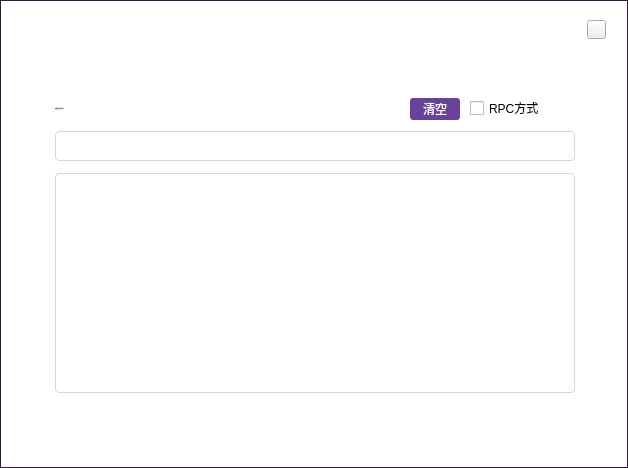
<?xml version="1.0" encoding="UTF-8"?>
<ui version="4.0">
 <class>ConsoleWidget</class>
 <widget class="QWidget" name="ConsoleWidget">
  <property name="geometry">
   <rect>
    <x>0</x>
    <y>0</y>
    <width>628</width>
    <height>468</height>
   </rect>
  </property>
  <property name="windowTitle">
   <string>Form</string>
  </property>
  <property name="styleSheet">
   <string notr="true">#ConsoleWidget{border:1px solid rgb(40,28,64);background-color:white;}
QLineEdit{border:1px solid rgb(214,214,214);border-radius:4px;padding: 0px 8px 0px 8px;font: 12px &quot;微软雅黑&quot;;}
QLabel{font: 12px &quot;微软雅黑&quot;;}</string>
  </property>
  <widget class="QTextBrowser" name="consoleBrowser">
   <property name="geometry">
    <rect>
     <x>55</x>
     <y>173</y>
     <width>520</width>
     <height>220</height>
    </rect>
   </property>
   <property name="font">
    <font>
     <family>微软雅黑</family>
     <pointsize>-1</pointsize>
     <weight>50</weight>
     <italic>false</italic>
     <bold>false</bold>
    </font>
   </property>
   <property name="contextMenuPolicy">
    <enum>Qt::DefaultContextMenu</enum>
   </property>
   <property name="styleSheet">
    <string notr="true">QTextBrowser{border:1px solid rgb(214,214,214);border-radius:4px;padding: 0px 8px 0px 8px;font: 12px &quot;微软雅黑&quot;;}</string>
   </property>
  </widget>
  <widget class="QLabel" name="titleLabel">
   <property name="geometry">
    <rect>
     <x>0</x>
     <y>0</y>
     <width>628</width>
     <height>50</height>
    </rect>
   </property>
   <property name="text">
    <string/>
   </property>
  </widget>
  <widget class="QCheckBox" name="checkBox">
   <property name="geometry">
    <rect>
     <x>470</x>
     <y>100</y>
     <width>91</width>
     <height>16</height>
    </rect>
   </property>
   <property name="cursor">
    <cursorShape>PointingHandCursor</cursorShape>
   </property>
   <property name="text">
    <string>RPC方式</string>
   </property>
  </widget>
  <widget class="QLabel" name="label_2">
   <property name="geometry">
    <rect>
     <x>55</x>
     <y>100</y>
     <width>311</width>
     <height>16</height>
    </rect>
   </property>
   <property name="font">
    <font>
     <family>微软雅黑</family>
     <pointsize>-1</pointsize>
     <weight>50</weight>
     <italic>false</italic>
     <bold>false</bold>
    </font>
   </property>
   <property name="text">
    <string>在此输入命令并回车</string>
   </property>
  </widget>
  <widget class="QToolButton" name="clearBtn">
   <property name="geometry">
    <rect>
     <x>410</x>
     <y>98</y>
     <width>50</width>
     <height>22</height>
    </rect>
   </property>
   <property name="font">
    <font/>
   </property>
   <property name="styleSheet">
    <string notr="true">QToolButton{background-color:rgb(105,67,155);color:#ffffff;border:none;border-radius:3px;}
QToolButton:hover{background-color:rgb(125,87,180);}</string>
   </property>
   <property name="text">
    <string>清空</string>
   </property>
  </widget>
  <widget class="QLabel" name="label">
   <property name="geometry">
    <rect>
     <x>34</x>
     <y>17</y>
     <width>70</width>
     <height>21</height>
    </rect>
   </property>
   <property name="font">
    <font>
     <family>微软雅黑</family>
     <pointsize>-1</pointsize>
     <weight>50</weight>
     <italic>false</italic>
     <bold>false</bold>
    </font>
   </property>
   <property name="styleSheet">
    <string notr="true">color: rgb(255, 255, 255);</string>
   </property>
   <property name="text">
    <string>控制台</string>
   </property>
   <property name="alignment">
    <set>Qt::AlignCenter</set>
   </property>
  </widget>
  <widget class="QToolButton" name="closeBtn">
   <property name="geometry">
    <rect>
     <x>587</x>
     <y>20</y>
     <width>19</width>
     <height>19</height>
    </rect>
   </property>
   <property name="cursor">
    <cursorShape>PointingHandCursor</cursorShape>
   </property>
   <property name="focusPolicy">
    <enum>Qt::NoFocus</enum>
   </property>
   <property name="text">
    <string/>
   </property>
  </widget>
  <widget class="QLineEdit" name="consoleLineEdit">
   <property name="geometry">
    <rect>
     <x>55</x>
     <y>131</y>
     <width>520</width>
     <height>30</height>
    </rect>
   </property>
   <property name="font">
    <font>
     <family>微软雅黑</family>
     <pointsize>-1</pointsize>
     <weight>50</weight>
     <italic>false</italic>
     <bold>false</bold>
    </font>
   </property>
   <property name="contextMenuPolicy">
    <enum>Qt::DefaultContextMenu</enum>
   </property>
  </widget>
 </widget>
 <resources/>
 <connections/>
</ui>
